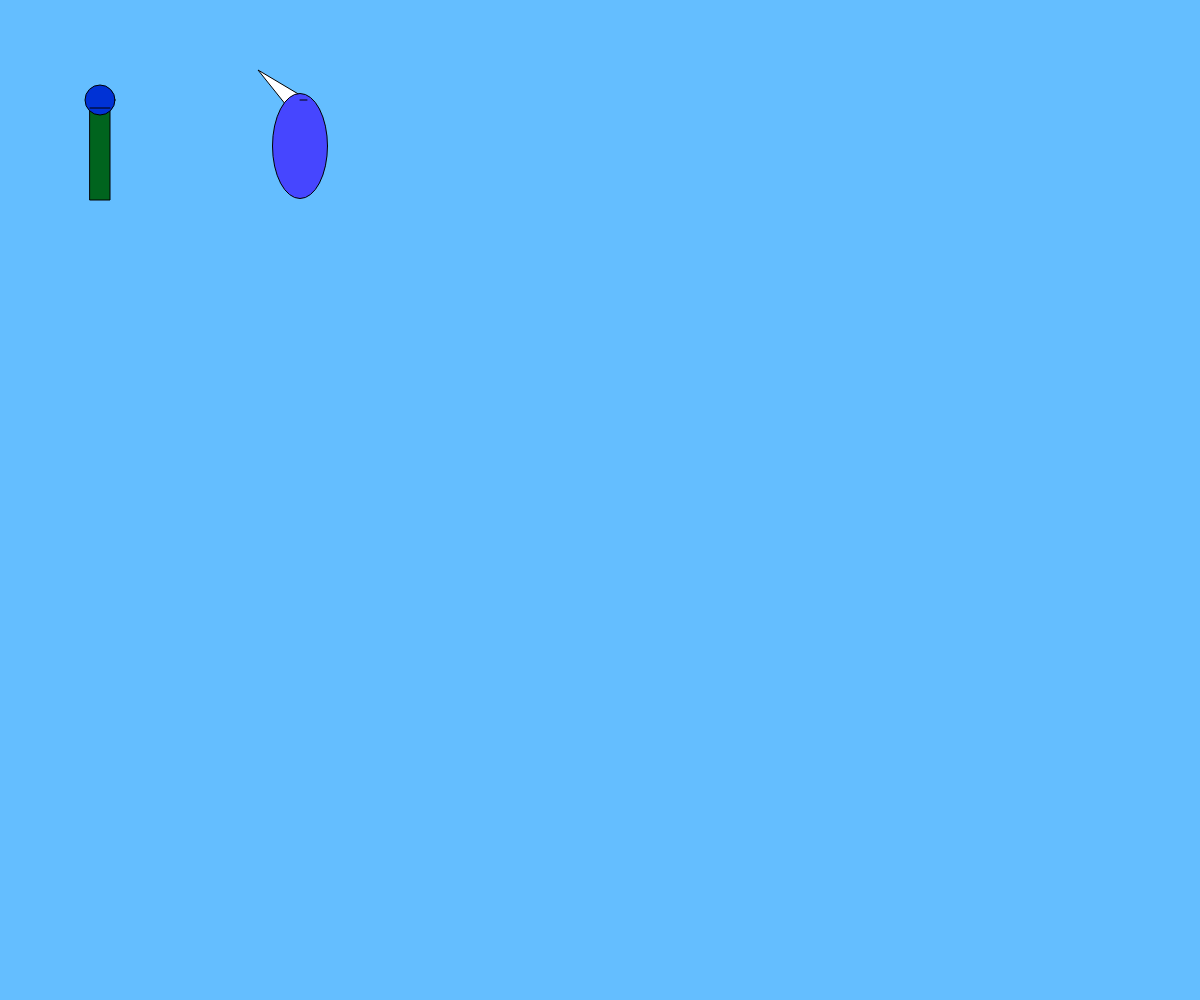
Frame 1 (no input)
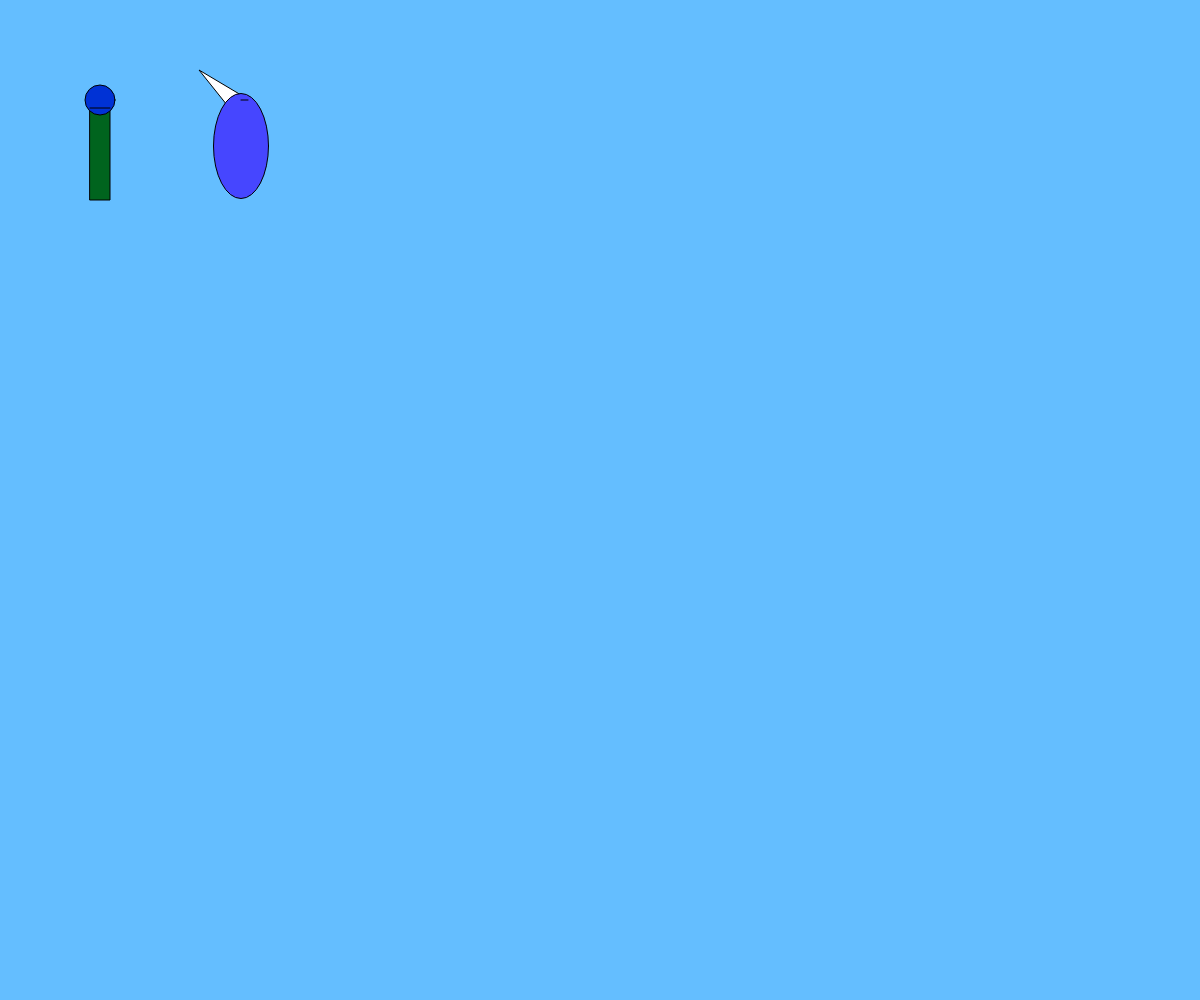
Frame 60 (no input)
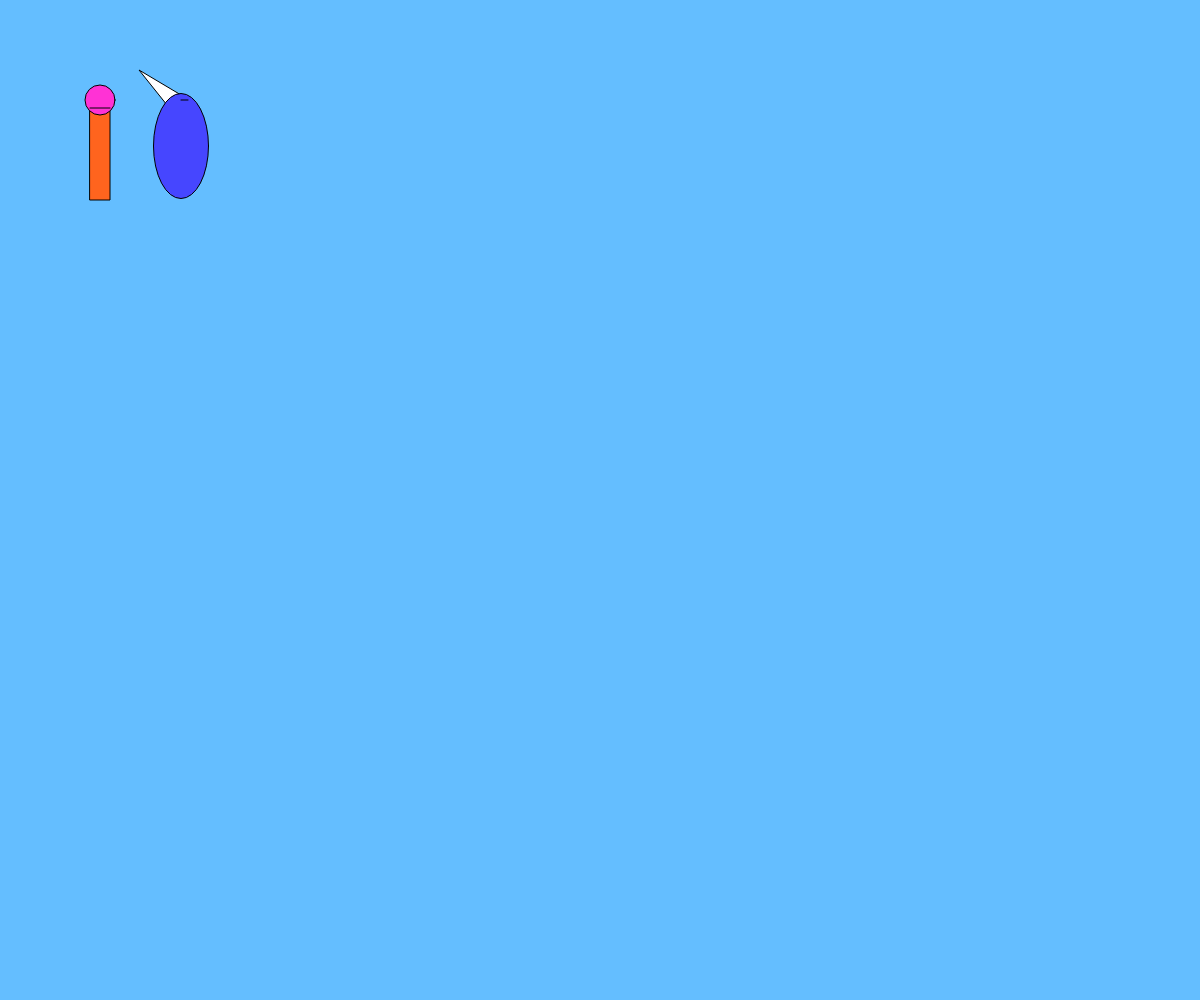
Frame 120 (the mouse pressed at the canvas centre since frame 60)

The p5.js sketch that drew these frames (run headless with seeded random() and noise() and a simulated clock; from frame 60 on, the mouse is pressed at the canvas centre):

// p5.js sketch
// ── sketch.js
//  color variable
let backgroundColor;
//  variable for moving creature
let move = 0;

function setup () {
  createCanvas(window.innerWidth, window.innerHeight);

  //color using the color function
  backgroundColor = color(100,190,255);
}

function draw () {
  background(backgroundColor); // color variable

  // creature that moves
  fill(255,255,255);
  triangle(300 - move,  95, 258 - move,  70, 286 - move,  105);

  fill(70,70,255);
  ellipse(300 - move,  146, 55,  105);

  line(300 - move, 100, 307 - move,  100);

  // variable value for moving creature
  move++

  if(move > 300){
    move = 0;
  }

  fill(mouseX,100,30);
  rect(90,100,20,100);

  fill(mouseX,50,213,);
  circle(100,100,30,30);

  line(90, 108, 110, 108);

}
